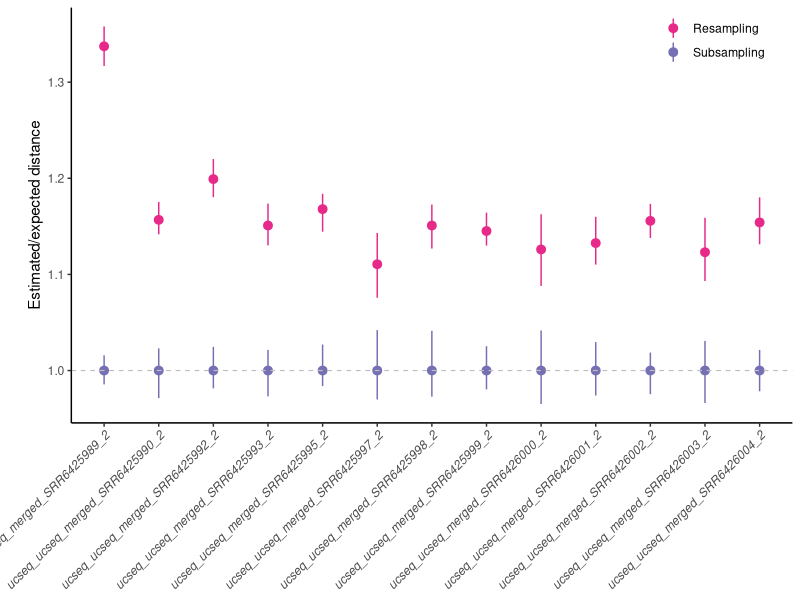
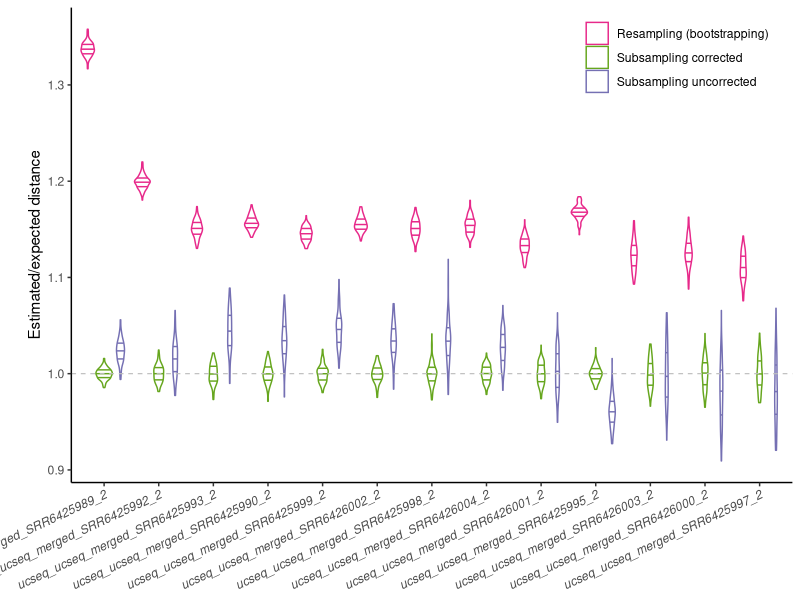
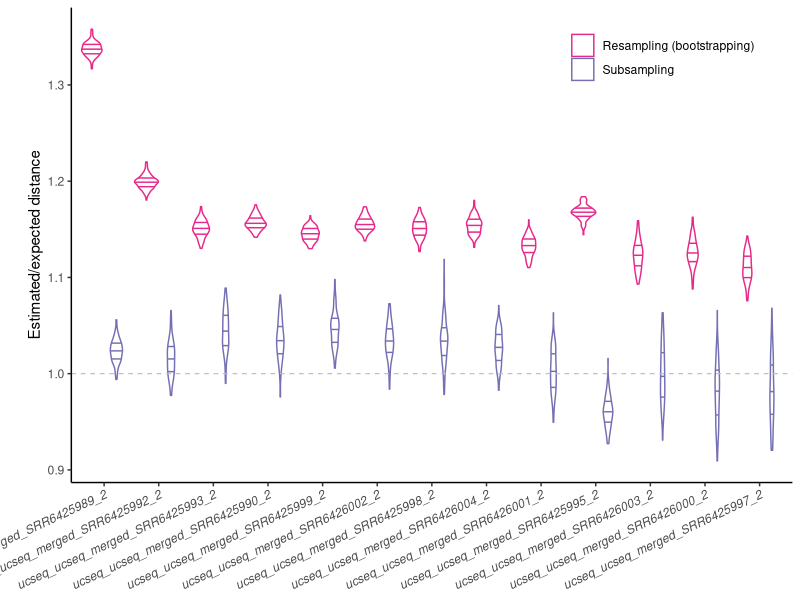
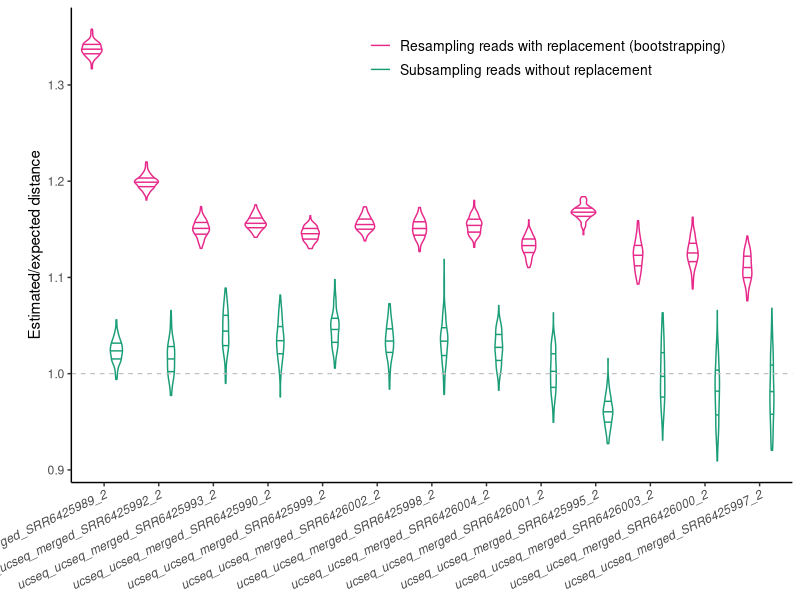
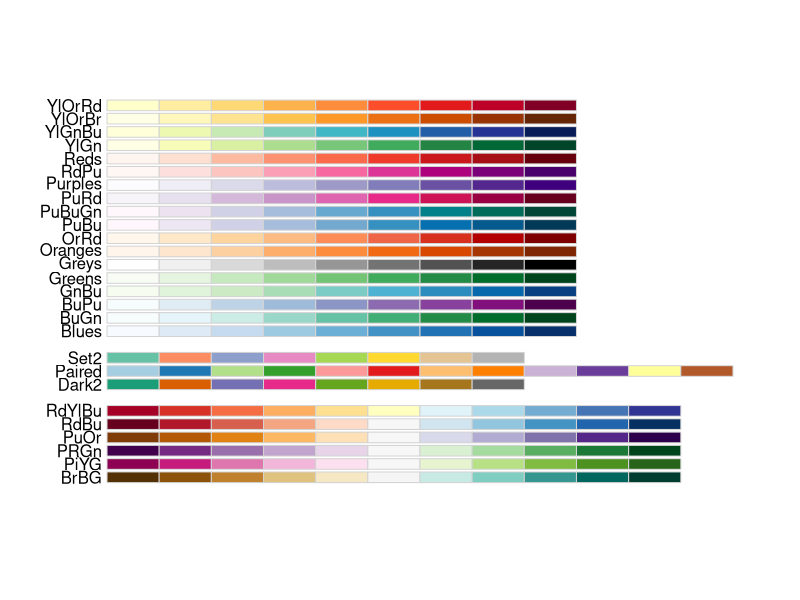
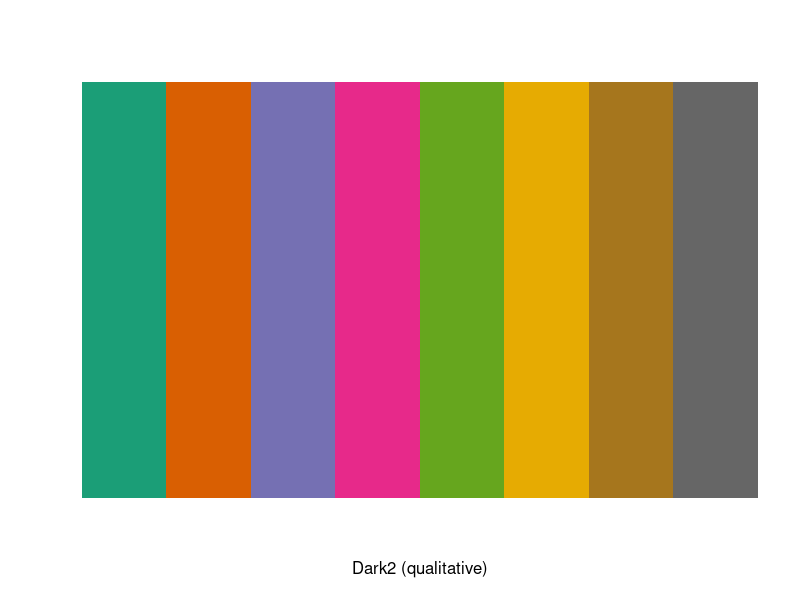
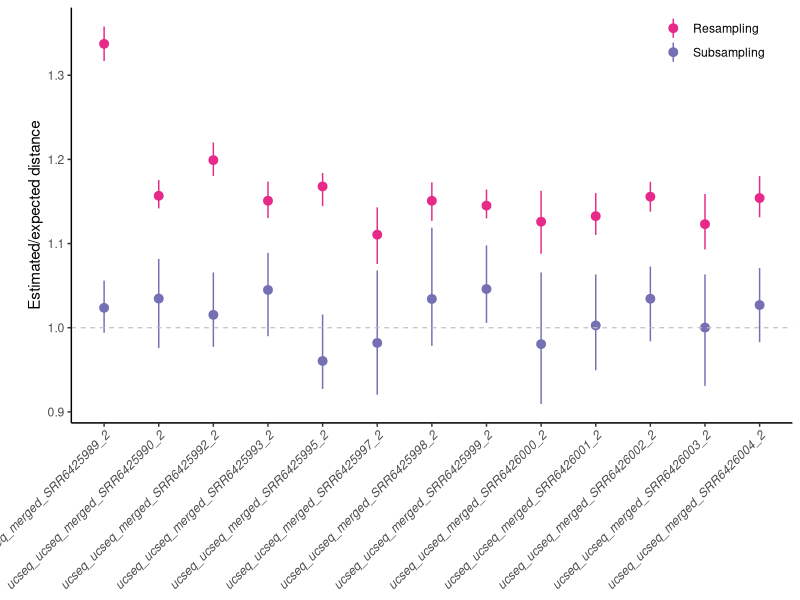
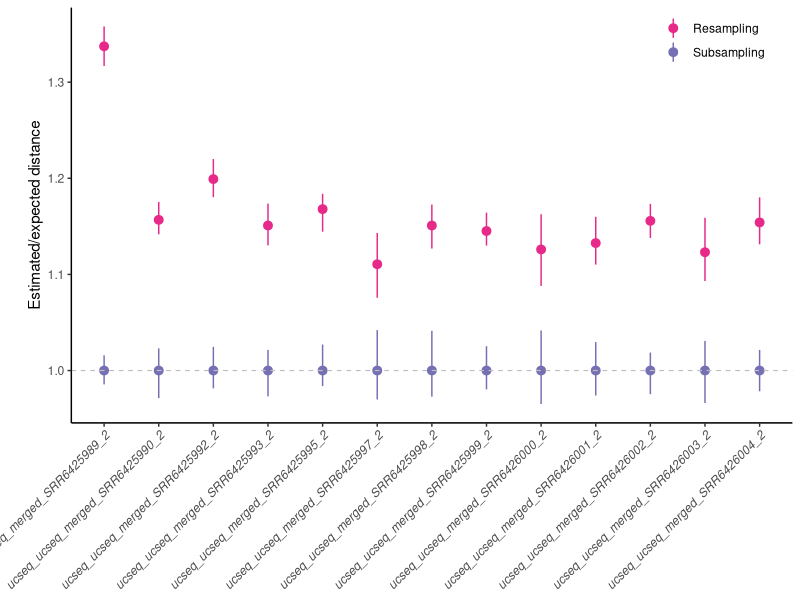

Generate these figures, in order, with R: (Note: this script raises an error after producing the figures.)
require(ggplot2); require(scales); require(reshape2); 
#install.packages("dplyr")
require(dplyr)
require(Hmisc)
library("readxl")
library(ggpubr)
#install.packages("ggpubr")

setwd(dirname(rstudioapi::getActiveDocumentContext()$path))
getwd()


#dir1 = 'd0.01'
#dir2 = 'd0.05'
#dir3 = 'd0.25'

#d1=read.csv(paste0(dir1,'/combined_all_dist_removed_outliers.csv'),sep=",",h=T)
#d2=read.csv(paste0(dir2,'/combined_all_dist_removed_outliers.csv'),sep=",",h=T)
#d3=read.csv(paste0(dir3,'/combined_all_dist_removed_outliers.csv'),sep=",",h=T)
#d <- rbind(d1, d2, d3)
#write.csv(d,"combined_all_dist_removed_outliers_threeD.csv", row.names = FALSE)


d1<- read.csv("combined_resample_all_dist.csv",sep=",",h=T)
d2 <- read.csv("combined_subsample_all_dist.csv",sep=",",h=T) #Main correction
d1$test = "resample"
d2$test = "subsample"

d <- rbind(d1, d2)
head(d)


d=d[d$variable %in% c("ucseq_ucseq_merged_SRR6425991_2") & !d$cond %in% c("main"),]

d=d[!d$sample %in% c("ucseq_ucseq_merged_SRR6425991_2"),]

d
#d$bb=as.factor(round(d$b,3))

levels(d$sample)
levels(d$sample)[levels(d$sample)=="ucseq_ucseq_merged_SRR6425989_2"] <- "Drosophila bipectinata"
levels(d$sample)[levels(d$sample)=="ucseq_ucseq_merged_SRR6425990_2"] <- "Drosophila erecta"
levels(d$sample)[levels(d$sample)=="ucseq_ucseq_merged_SRR6425991_2"] <- "Drosophila ananassae"
levels(d$sample)[levels(d$sample)=="ucseq_ucseq_merged_SRR6425992_2"] <- "Drosophila biarmipes"
levels(d$sample)[levels(d$sample)=="ucseq_ucseq_merged_SRR6425993_2"] <- "Drosophila mauritiana"
levels(d$sample)[levels(d$sample)=="ucseq_ucseq_merged_SRR6425995_2"] <- "Drosophila eugracilis"
levels(d$sample)[levels(d$sample)=="ucseq_ucseq_merged_SRR6425997_2"] <- "Drosophila mojavensis"
levels(d$sample)[levels(d$sample)=="ucseq_ucseq_merged_SRR6425998_2"] <- "Drosophila persimilis"
levels(d$sample)[levels(d$sample)=="ucseq_ucseq_merged_SRR6425999_2"] <- "Drosophila simulans"
levels(d$sample)[levels(d$sample)=="ucseq_ucseq_merged_SRR6426000_2"] <- "Drosophila virilis"
levels(d$sample)[levels(d$sample)=="ucseq_ucseq_merged_SRR6426001_2"] <- "Drosophila pseudoobscura"
levels(d$sample)[levels(d$sample)=="ucseq_ucseq_merged_SRR6426002_2"] <- "Drosophila sechellia"
levels(d$sample)[levels(d$sample)=="ucseq_ucseq_merged_SRR6426003_2"] <- "Drosophila willistoni"
levels(d$sample)[levels(d$sample)=="ucseq_ucseq_merged_SRR6426004_2"] <- "Drosophila yakuba"




#levels(d$sample)=list("3/4"=0.75, "4/5"=0.8,"6/7"=0.857,"9/10*"=9/10,"13/14"=0.929,"20/21"=0.952)



head(d)
#d$exp_coverage = round(d$exp_coverage, digits = 2) 

#b1 = subset(d, d['condition']!="subsample_main_main" & d['condition']!="subsample_mean_mean")
#b = subset(b1, b1['exp_coverage']>0.06)
#head(b1)
#b=d

library(RColorBrewer)
my_palette = c(brewer.pal(9, "RdBu")[c(1,2, 3, 7, 9)])
my_colors <- RColorBrewer::brewer.pal(8, "Dark2")
values=my_palette

#groupy(true_dist, condition)

head(d)

theme_grey()$plot.margin

dp<-ggplot(aes(x=sample,y=est_true, color=test), data=d)+
  #geom_point(alpha=0.5)+
  #stat_summary(fun.data = "mean_sdl", fun.args = list(mult = 1), geom="pointrange", alpha=0.5)+
  stat_summary(aes(group=test),fun = mean, fun.min = min, fun.max = max, geom="pointrange")+
  #stat_summary(fun = mean, fun.min = min, fun.max = max, colour = test, size = 2) +
  #stat_summary(geom="pointrange", aes(group=condition), position=position_dodge(.9),
  #             fun.data = mean_sdl, colour='black', fun.args = list(mult = 1))+
  
  #geom_boxplot(aes(factor(exp_coverage), dist))+
  #theme_bw()+
  theme_classic()+
  geom_hline(yintercept=1.0, linetype="dashed", 
             color = "grey", size=0.4)+
  
  #facet_wrap(facets = vars(true_dist), ncol = 5)+
  #geom_hline(yintercept=1.0, color='grey', linetype="dashed", size = 0.4)+
  labs(y= "Estimated/expected distance", x = NA)+
  theme(axis.text.x = element_text(angle = 45, vjust = 1.0, hjust=1.0, face='italic'), 
        axis.title.x=element_blank(),)+
  scale_color_manual(name="", values = c(my_colors[4], my_colors[3]), 
                     labels = c("Resampling", "Subsampling" ))+
  #theme(axis.text.x = element_text(angle = 45))+
  #scale_color_manual(name="", values = c("#ca0020", "#0571b0"), )+
  #theme(legend.text=element_text(size=10), legend.title=element_text(size=10))+
  #theme(legend.position = c(0.5, -0.1), legend.direction="horizontal")+
  #theme(legend.position = 'bottom', legend.direction="horizontal")+
  theme(legend.position = c(.89,.95),
        legend.margin=margin(t = 0.0, unit='cm'), legend.direction="vertical" )+
  theme(plot.margin=unit(c(5.5,5.5,5.5,20.0),"pt"))
  #scale_y_continuous(limits = c(0.965, NA))+
#theme(legend.position = "none")
#geom_boxplot(aes(y=sqrt(prct_reads)*(dist-mean)+me),color="red")
dp
ggsave("resample.pdf", width=6.5,height = 3.5, dp)






###### combined corrected, uncorrected and bootstrap
d3<- read.csv("_summary.csv",sep=",",h=T)
d3
names(d3)[names(d3) == 'sample_2'] <- 'variable'
names(d3)[names(d3) == 'uncorrected_dist'] <- 'value_x'
names(d3)[names(d3) == 'no_strapped_dist'] <- 'value_y'
d3$test = "subsample_raw"
d3$est_true = d3$value_x/d3$value_y






common_cols <- intersect(colnames(d), colnames(d3))
d_all<-rbind(
  subset(d, select = common_cols), 
  subset(d3, select = common_cols)
)
d_all

d
d_all=d_all[d_all$variable %in% c("ucseq_ucseq_merged_SRR6425991_2"),]

d_all=d_all[!d_all$sample %in% c("ucseq_ucseq_merged_SRR6425991_2"),]



d_all
#d$bb=as.factor(round(d$b,3))

levels(d_all$sample)
levels(d_all$sample)[levels(d_all$sample)=="ucseq_ucseq_merged_SRR6425989_2"] <- "Drosophila bipectinata"
levels(d_all$sample)[levels(d_all$sample)=="ucseq_ucseq_merged_SRR6425990_2"] <- "Drosophila erecta"
levels(d_all$sample)[levels(d_all$sample)=="ucseq_ucseq_merged_SRR6425991_2"] <- "Drosophila ananassae"
levels(d_all$sample)[levels(d_all$sample)=="ucseq_ucseq_merged_SRR6425992_2"] <- "Drosophila biarmipes"
levels(d_all$sample)[levels(d_all$sample)=="ucseq_ucseq_merged_SRR6425993_2"] <- "Drosophila mauritiana"
levels(d_all$sample)[levels(d_all$sample)=="ucseq_ucseq_merged_SRR6425995_2"] <- "Drosophila eugracilis"
levels(d_all$sample)[levels(d_all$sample)=="ucseq_ucseq_merged_SRR6425997_2"] <- "Drosophila mojavensis"
levels(d_all$sample)[levels(d_all$sample)=="ucseq_ucseq_merged_SRR6425998_2"] <- "Drosophila persimilis"
levels(d_all$sample)[levels(d_all$sample)=="ucseq_ucseq_merged_SRR6425999_2"] <- "Drosophila simulans"
levels(d_all$sample)[levels(d_all$sample)=="ucseq_ucseq_merged_SRR6426000_2"] <- "Drosophila virilis"
levels(d_all$sample)[levels(d_all$sample)=="ucseq_ucseq_merged_SRR6426001_2"] <- "Drosophila pseudoobscura"
levels(d_all$sample)[levels(d_all$sample)=="ucseq_ucseq_merged_SRR6426002_2"] <- "Drosophila sechellia"
levels(d_all$sample)[levels(d_all$sample)=="ucseq_ucseq_merged_SRR6426003_2"] <- "Drosophila willistoni"
levels(d_all$sample)[levels(d_all$sample)=="ucseq_ucseq_merged_SRR6426004_2"] <- "Drosophila yakuba"




#levels(d$sample)=list("3/4"=0.75, "4/5"=0.8,"6/7"=0.857,"9/10*"=9/10,"13/14"=0.929,"20/21"=0.952)



head(d_all)
#d$exp_coverage = round(d$exp_coverage, digits = 2) 

#b1 = subset(d, d['condition']!="subsample_main_main" & d['condition']!="subsample_mean_mean")
#b = subset(b1, b1['exp_coverage']>0.06)
#head(b1)
#b=d

library(RColorBrewer)
my_palette = c(brewer.pal(9, "RdBu")[c(1,2, 3, 7, 9)])
my_colors <- RColorBrewer::brewer.pal(8, "Dark2")
values=my_palette
my_colors
#groupy(true_dist, condition)

head(d_all)

theme_grey()$plot.margin

dp<-ggplot(aes(x=reorder(sub("Drosophila ","D. ",sample),-est_true),y=est_true, color=test), data=d_all)+
  #geom_point(alpha=0.5)+
  #stat_summary(fun.data = "mean_sdl", fun.args = list(mult = 1), geom="pointrange", alpha=0.5)+
  #stat_summary(aes(group=test),fun = mean, fun.min = min, fun.max = max, geom="pointrange", alpha=0.5)+
  #stat_summary(fun = mean, fun.min = min, fun.max = max, colour = test, size = 2) +
  #stat_summary(geom="pointrange", aes(group=condition), position=position_dodge(.9),
  #             fun.data = mean_sdl, colour='black', fun.args = list(mult = 1))+
  
  geom_violin(draw_quantiles = c(1/4,1/2,3/4))+
  #theme_bw()+
  theme_classic()+
  geom_hline(yintercept=1.0, linetype="dashed", 
             color = "grey", size=0.4)+
  
  #facet_wrap(facets = vars(true_dist), ncol = 5)+
  #geom_hline(yintercept=1.0, color='grey', linetype="dashed", size = 0.4)+
  labs(y= "Estimated/expected distance", x = NA)+
  theme(axis.text.x = element_text(angle = 25, vjust = 1.0, hjust=1.0, face='italic'), 
        axis.title.x=element_blank(),)+
  scale_color_manual(name="", values = c(my_colors[4], my_colors[5], my_colors[3]), 
                     labels = c("Resampling (bootstrapping)", "Subsampling corrected ","Subsampling uncorrected"))+
  #theme(axis.text.x = element_text(angle = 45))+
  #scale_color_manual(name="", values = c("#ca0020", "#0571b0"), )+
  #theme(legend.text=element_text(size=10), legend.title=element_text(size=10))+
  #theme(legend.position = c(0.5, -0.1), legend.direction="horizontal")+
  #theme(legend.position = 'bottom', legend.direction="horizontal")+
  theme(legend.position = c(.84,.92),
        legend.margin=margin(t = 0.0, unit='cm'), legend.direction="vertical" )+
  theme(plot.margin=unit(c(5.5,5.5,5.5,20.0),"pt"))
#scale_y_continuous(limits = c(0.965, NA))+
#theme(legend.position = "none")
#geom_boxplot(aes(y=sqrt(prct_reads)*(dist-mean)+me),color="red")
dp
ggsave("resample_all.pdf", width=6.0,height = 3.5, dp)


write.table(d_all, "combined_all_three.csv",row.names = FALSE, sep=',')





##############################################################################
##############################################################################
#graph in ppt

dp<-ggplot(aes(x=reorder(sub("Drosophila ","D. ",sample),-est_true),y=est_true, color=test), data=d_all[d_all$test !='subsample', ])+
  #geom_point(alpha=0.5)+
  #stat_summary(fun.data = "mean_sdl", fun.args = list(mult = 1), geom="pointrange", alpha=0.5)+
  #stat_summary(aes(group=test),fun = mean, fun.min = min, fun.max = max, geom="pointrange", alpha=0.5)+
  #stat_summary(fun = mean, fun.min = min, fun.max = max, colour = test, size = 2) +
  #stat_summary(geom="pointrange", aes(group=condition), position=position_dodge(.9),
  #             fun.data = mean_sdl, colour='black', fun.args = list(mult = 1))+
  
  geom_violin(draw_quantiles = c(1/4,1/2,3/4))+
  #theme_bw()+
  theme_classic()+
  geom_hline(yintercept=1.0, linetype="dashed", 
             color = "grey", size=0.4)+
  
  #facet_wrap(facets = vars(true_dist), ncol = 5)+
  #geom_hline(yintercept=1.0, color='grey', linetype="dashed", size = 0.4)+
  labs(y= "Estimated/expected distance", x = NA)+
  theme(axis.text.x = element_text(angle = 25, vjust = 1.0, hjust=1.0, face='italic'), 
        axis.title.x=element_blank(),)+
  scale_color_manual(name="", values = c(my_colors[4], my_colors[3]), 
                     labels = c("Resampling (bootstrapping)", "Subsampling"))+
  #theme(axis.text.x = element_text(angle = 45))+
  #scale_color_manual(name="", values = c("#ca0020", "#0571b0"), )+
  #theme(legend.text=element_text(size=10), legend.title=element_text(size=10))+
  #theme(legend.position = c(0.5, -0.1), legend.direction="horizontal")+
  #theme(legend.position = 'bottom', legend.direction="horizontal")+
  theme(legend.position = c(.82,.92),
        legend.margin=margin(t = 0.0, unit='cm'), legend.direction="vertical" )+
  theme(plot.margin=unit(c(5.5,5.5,5.5,20.0),"pt"))
#scale_y_continuous(limits = c(0.965, NA))+
#theme(legend.position = "none")
#geom_boxplot(aes(y=sqrt(prct_reads)*(dist-mean)+me),color="red")
dp
ggsave("resample_corrected_uncorrected.pdf", width=6.0,height = 3.5, dp)



#my_colors <- RColorBrewer::brewer.pal(8, "Dark2")

dp<-ggplot(aes(x=reorder(sub("Drosophila ","D. ",sample),-est_true),y=est_true, color=test), data=d_all[d_all$test !='subsample', ])+
  #geom_point(alpha=0.5)+
  #stat_summary(fun.data = "mean_sdl", fun.args = list(mult = 1), geom="pointrange", alpha=0.5)+
  #stat_summary(aes(group=test),fun = mean, fun.min = min, fun.max = max, geom="pointrange", alpha=0.5)+
  #stat_summary(fun = mean, fun.min = min, fun.max = max, colour = test, size = 2) +
  #stat_summary(geom="pointrange", aes(group=condition), position=position_dodge(.9),
  #             fun.data = mean_sdl, colour='black', fun.args = list(mult = 1))+
  
  geom_violin(draw_quantiles = c(1/4,1/2,3/4), key_glyph = draw_key_path)+
  #theme_bw()+
  theme_classic()+
  geom_hline(yintercept=1.0, linetype="dashed", 
             color = "grey", size=0.4)+
  
  #facet_wrap(facets = vars(true_dist), ncol = 5)+
  #geom_hline(yintercept=1.0, color='grey', linetype="dashed", size = 0.4)+
  labs(y= "Estimated/expected distance", x = NA, size = 10)+
  theme(axis.text.x = element_text(angle = 25, vjust = 1.0, hjust=1.0, face='italic'), 
        axis.title.x=element_blank(),)+
  scale_color_manual(name="", values = c(my_colors[4], my_colors[1]), 
                     labels = c("Resampling reads with replacement (bootstrapping)", "Subsampling reads without replacement"))+
  #theme(axis.text.x = element_text(angle = 45))+
  #scale_color_manual(name="", values = c("#ca0020", "#0571b0"), )+
  #theme(legend.text=element_text(size=10), legend.title=element_text(size=10))+
  #theme(legend.position = c(0.5, -0.1), legend.direction="horizontal")+
  #theme(legend.position = 'bottom', legend.direction="horizontal")+
  theme(legend.position = c(.66,.92),
        legend.margin=margin(t = 0.0, unit='cm'), legend.direction="vertical" )+
  theme(plot.margin=unit(c(5.5,5.5,5.5,20.0),"pt"))+
  theme(legend.text=element_text(size=10))
#scale_y_continuous(limits = c(0.965, NA))+
#theme(legend.position = "none")
#geom_boxplot(aes(y=sqrt(prct_reads)*(dist-mean)+me),color="red")
dp
ggsave("resample_corrected_uncorrected_v2.pdf", width=6.0,height = 3.5, dp)

# Show only colorblind-friendly brewer palettes
display.brewer.all(colorblindFriendly = TRUE)
# View a single RColorBrewer palette by specifying its name
display.brewer.pal(n = 8, name = 'Dark2')
# Hexadecimal color specification 
brewer.pal(n = 8, name = "Dark2")

d_all

##############################################################################
##############################################################################

###### raw resample distances with raw subsample distances
d1<- read.csv("_summary.csv",sep=",",h=T)
d1
names(d1)[names(d1) == 'sample_2'] <- 'variable'
names(d1)[names(d1) == 'uncorrected_dist'] <- 'value_x'
names(d1)[names(d1) == 'no_strapped_dist'] <- 'value_y'
d1$test = "resample"
d1$est_true = d1$value_x/d1$value_y

d1

d2 <- read.csv("combined_resample_all_dist.csv",sep=",",h=T) #Main correction
d2$test = "subsample"
d2=d2[!d2$cond %in% c("main"),]


common_cols <- intersect(colnames(d1), colnames(d2))
d<-rbind(
  subset(d1, select = common_cols), 
  subset(d2, select = common_cols)
)

d
d=d[d$variable %in% c("ucseq_ucseq_merged_SRR6425991_2"),]

d=d[!d$sample %in% c("ucseq_ucseq_merged_SRR6425991_2"),]



d
#d$bb=as.factor(round(d$b,3))

levels(d$sample)
levels(d$sample)[levels(d$sample)=="ucseq_ucseq_merged_SRR6425989_2"] <- "Drosophila bipectinata"
levels(d$sample)[levels(d$sample)=="ucseq_ucseq_merged_SRR6425990_2"] <- "Drosophila erecta"
levels(d$sample)[levels(d$sample)=="ucseq_ucseq_merged_SRR6425991_2"] <- "Drosophila ananassae"
levels(d$sample)[levels(d$sample)=="ucseq_ucseq_merged_SRR6425992_2"] <- "Drosophila biarmipes"
levels(d$sample)[levels(d$sample)=="ucseq_ucseq_merged_SRR6425993_2"] <- "Drosophila mauritiana"
levels(d$sample)[levels(d$sample)=="ucseq_ucseq_merged_SRR6425995_2"] <- "Drosophila eugracilis"
levels(d$sample)[levels(d$sample)=="ucseq_ucseq_merged_SRR6425997_2"] <- "Drosophila mojavensis"
levels(d$sample)[levels(d$sample)=="ucseq_ucseq_merged_SRR6425998_2"] <- "Drosophila persimilis"
levels(d$sample)[levels(d$sample)=="ucseq_ucseq_merged_SRR6425999_2"] <- "Drosophila simulans"
levels(d$sample)[levels(d$sample)=="ucseq_ucseq_merged_SRR6426000_2"] <- "Drosophila virilis"
levels(d$sample)[levels(d$sample)=="ucseq_ucseq_merged_SRR6426001_2"] <- "Drosophila pseudoobscura"
levels(d$sample)[levels(d$sample)=="ucseq_ucseq_merged_SRR6426002_2"] <- "Drosophila sechellia"
levels(d$sample)[levels(d$sample)=="ucseq_ucseq_merged_SRR6426003_2"] <- "Drosophila willistoni"
levels(d$sample)[levels(d$sample)=="ucseq_ucseq_merged_SRR6426004_2"] <- "Drosophila yakuba"


d

#levels(d$sample)=list("3/4"=0.75, "4/5"=0.8,"6/7"=0.857,"9/10*"=9/10,"13/14"=0.929,"20/21"=0.952)



head(d)
#d$exp_coverage = round(d$exp_coverage, digits = 2) 

#b1 = subset(d, d['condition']!="subsample_main_main" & d['condition']!="subsample_mean_mean")
#b = subset(b1, b1['exp_coverage']>0.06)
#head(b1)
#b=d

library(RColorBrewer)
my_palette = c(brewer.pal(9, "RdBu")[c(1,2, 3, 7, 9)])
my_colors <- RColorBrewer::brewer.pal(8, "Dark2")
values=my_palette

#groupy(true_dist, condition)

head(d)

theme_grey()$plot.margin

dp<-ggplot(aes(x=sample,y=est_true, color=test), data=d)+
  #geom_point(alpha=0.5)+
  #stat_summary(fun.data = "mean_sdl", fun.args = list(mult = 1), geom="pointrange", alpha=0.5)+
  stat_summary(aes(group=test),fun = mean, fun.min = min, fun.max = max, geom="pointrange")+
  #stat_summary(fun = mean, fun.min = min, fun.max = max, colour = test, size = 2) +
  #stat_summary(geom="pointrange", aes(group=condition), position=position_dodge(.9),
  #             fun.data = mean_sdl, colour='black', fun.args = list(mult = 1))+
  
  #geom_boxplot(aes(factor(exp_coverage), dist))+
  #theme_bw()+
  theme_classic()+
  geom_hline(yintercept=1.0, linetype="dashed", 
             color = "grey", size=0.4)+
  
  #facet_wrap(facets = vars(true_dist), ncol = 5)+
  #geom_hline(yintercept=1.0, color='grey', linetype="dashed", size = 0.4)+
  labs(y= "Estimated/expected distance", x = NA)+
  theme(axis.text.x = element_text(angle = 45, vjust = 1.0, hjust=1.0, face='italic'), 
        axis.title.x=element_blank(),)+
  scale_color_manual(name="", values = c(my_colors[3], my_colors[4]), 
                     labels = c("Subsampling", "Resampling"), guide = guide_legend(reverse = TRUE))+
  #theme(axis.text.x = element_text(angle = 45))+
  #scale_color_manual(name="", values = c("#ca0020", "#0571b0"), )+
  #theme(legend.text=element_text(size=10), legend.title=element_text(size=10))+
  #theme(legend.position = c(0.5, -0.1), legend.direction="horizontal")+
  #theme(legend.position = 'bottom', legend.direction="horizontal")+
  theme(legend.position = c(.89,.95),
        legend.margin=margin(t = 0.0, unit='cm'), legend.direction="vertical" )+
  theme(plot.margin=unit(c(5.5,5.5,5.5,20.0),"pt"))
#scale_y_continuous(limits = c(0.965, NA))+
#theme(legend.position = "none")
#geom_boxplot(aes(y=sqrt(prct_reads)*(dist-mean)+me),color="red")
dp
ggsave("resample_raw.pdf", width=6.5,height = 3.5, dp)





##############################################################################
##############################################################################






# scaled dist
dp <-ggplot(aes(x=as.factor(true_dist),y=scaled_dist, groupy(condition), color=condition ), 
               data=d[d$condition %in% c("subsample_no_strap","sim", "subsample_uncor") & d$true_dist %in% c(0.01, 0.02, 0.05, 0.10, 0.15,  0.25), ], )+
  


head(d)
library(dplyr)
# summarising all non-grouping variables
df2 <- d %>% group_by(condition, true_dist) %>% summarise(Variance=var(dist))
df2


# scaled dist
bp<-ggplot(aes(x=as.factor(true_dist), y=Variance, color=condition, group = condition), data=df2[df2$condition %in% c("subsample_no_strap","sim", "subsample_uncor") & df2$true_dist %in% c(0.01, 0.02, 0.05, 0.10, 0.15, 0.25), ], )+
  geom_point()+
  geom_line()+
  scale_y_continuous(trans='log10')+
  #stat_summary(geom="point",fun.y = mean)+
  #geom_boxplot(aes(factor(exp_coverage), dist))+
  #geom_boxplot()+
  #theme_bw()+
  theme_classic()+
  scale_color_manual(name="", values = c("#252525", "#ca0020", "#0571b0" ), 
                    labels = c("Simulated", "Corrected", "Uncorrected"))+
  #facet_wrap(facets = vars(true_dist), ncol = 8)+
  #geom_hline(yintercept=1.0, color='red', linetype="dashed", size = 0.4)+
  labs(y= expression(Log[10](variance~of~distance)), x = "True distance")+
  theme(legend.position = c(.83,.20), 
        legend.margin=margin(t = 0.0, unit='cm') )
  #theme(axis.text.x = element_text(angle = 45, vjust = 1.0, hjust=1.0))+
  #theme(axis.text.x = element_text(angle = 45))+
  #scale_color_manual(name="", values = c("#ca0020", "#0571b0"), )+
  #theme(legend.text=element_text(size=10), legend.title=element_text(size=10))+
  #theme(legend.position = c(0.5, -0.1), legend.direction="horizontal")+
  #theme(legend.position = 'bottom', legend.direction="horizontal")
  #geom_boxplot(aes(y=sqrt(prct_reads)*(dist-mean)+me),color="red")
  ggsave("cherry_var.pdf", width=4,height = 3.5, bp)

bp


p1 <- ggarrange(dp, bp, labels = c("A", "B"), widths=c(0.5, 0.5), ncol = 2, nrow = 1)

arrange <-ggarrange(p1, NULL, myplt, labels = c("", "", "C"), ncol = 1, heights=c(1, 0.05, 1), nrow = 3)
arrange
ggsave("cherry_three_plots.pdf", width=8.0,height = 7.0, arrange)







#sd dev
ggplot(aes(x=as.factor(condition),y=dist, groupy(true_dist)), data=d)+
    #geom_point()+
    #geom_violin() +
    #stat_summary(fun.y = "mean", geom = "col") +
    stat_summary(geom="point", fun.data = mean_sdl, colour='red', fun.args = list(mult = 1))+
    #geom_boxplot(aes(factor(exp_coverage), dist))+
    theme_classic()+
    facet_wrap(facets = vars(true_dist), ncol = 8, scales = "free")+
    labs(y= "Scaled distance", x = "Condition")+
    scale_y_continuous(trans='log10')+
    theme(axis.text.x = element_text(angle = 45, vjust = 1.0, hjust=1.0))+
    #theme(axis.text.x = element_text(angle = 45))+
    #scale_color_manual(name="", values = c("#ca0020", "#0571b0"), )+
    #theme(legend.text=element_text(size=10), legend.title=element_text(size=10))+
    #theme(legend.position = c(0.5, -0.1), legend.direction="horizontal")+
    theme(legend.position = 'bottom', legend.direction="horizontal")+
    #geom_boxplot(aes(y=sqrt(prct_reads)*(dist-mean)+me),color="red")
    ggsave("cherry_sd_dev.pdf", width=7.2,height = 4)
  
  
#

#############




d[d$V1<33,]
